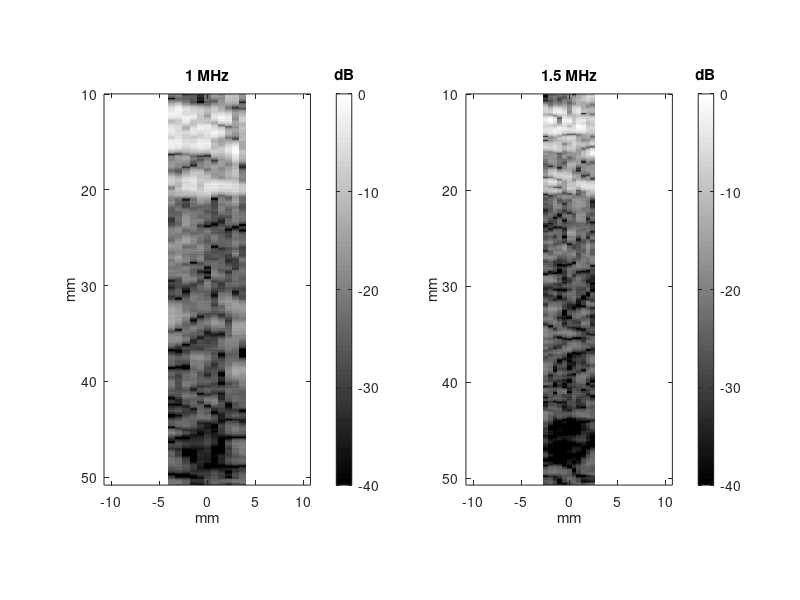

Write MATLAB code to recreate this figure.
clear all; close all; clc

figure
subplot(121)
load bmode_1.0.mat
imagesc(bws*1e3,deps*1e3,env,[-40 0]), colormap gray
xlabel('mm'),ylabel('mm')
axis equal, axis tight
title('1 MHz')
cbar=colorbar; title(cbar,'dB')

subplot(122)
load bmode_1.5.mat
imagesc(bws*1e3,deps*1e3,env,[-40 0]), colormap gray
xlabel('mm'),ylabel('mm')
axis equal, axis tight
title('1.5 MHz')
cbar=colorbar; title(cbar,'dB')